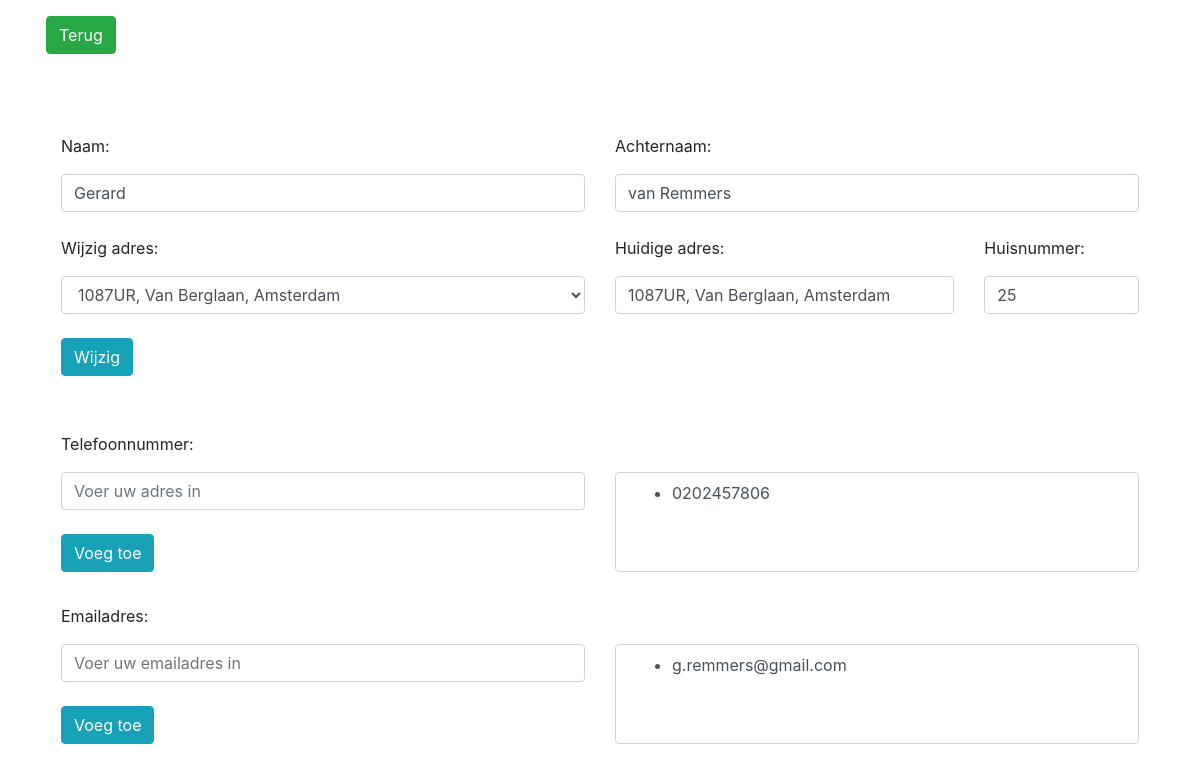
The page /update.php?id=3 on the database its author committed.
### tables this page shows
CREATE TABLE `lid` (
  `id` int(10) UNSIGNED NOT NULL,
  `naam` varchar(128) DEFAULT NULL,
  `achternaam` varchar(128) DEFAULT NULL,
  `postcode` char(6) DEFAULT NULL,
  `huisnummer` varchar(5) DEFAULT NULL
);

CREATE TABLE `postcode` (
  `postcode` char(6) NOT NULL,
  `adres` varchar(128) DEFAULT NULL,
  `woonplaats` varchar(128) DEFAULT NULL
);

CREATE TABLE `telefoonnummer` (
  `lid_id` int(10) UNSIGNED DEFAULT NULL,
  `telefoonnummer` char(10) NOT NULL
);

CREATE TABLE `email` (
  `lid_id` int(10) UNSIGNED DEFAULT NULL,
  `email` varchar(255) NOT NULL
);

### update.php (the view, shortened to what this page needs)
<?php
require_once dirname(__FILE__) . '/includes/config.php';
$lid_id = htmlspecialchars($_GET["id"]);
$query = "SELECT l.id, l.naam, l.achternaam, l.postcode, l.huisnummer, p.adres, p.woonplaats FROM lid l
-- Join postcode
JOIN postcode p ON l.postcode = p.postcode
WHERE l.id = $lid_id";
$result = $con->query($query);
$rows = $result->fetch_all(MYSQLI_ASSOC);
foreach ($rows as $row) {
?>
<!DOCTYPE html>
<html lang="en">
<head>
    <link rel="stylesheet" href="https://maxcdn.bootstrapcdn.com/bootstrap/4.5.2/css/bootstrap.min.css">
    <link rel="stylesheet" href="css/style.css">
</head>
<body>
<div class="container p-3">
    <a href="ledenlijst.php">
        <button type="button" class="btn btn-success">Terug</button>
    </a>
</div>
<br><br>
    <div class="container">
        <form action="update.php" method="POST" style="padding: 1em;">
            <div class="row">
                <div class="col">
                <p>Naam:</p>
                <input type="text" class="form-control" name="naam" value="<?php echo $row['naam'];?>">
                </div>
                <div class="col">
                <p>Achternaam:</p>
                <input type="text" class="form-control" placeholder="Voer uw achternaam in" name="achternaam" value="<?php echo $row['achternaam'];?>">
                </div>
            </div>
        <br>
            <div class="row">
                <div class="col">
                <p>Wijzig adres:</p>
                <select class="form-control" name="" id="">
                    <option value=""><?php echo $row['postcode'] . ', ' . $row['adres'] . ', ' . $row['woonplaats'];;?></option>
                </select>
                </div>
                <div class="col">
                    <div class="row">
                        <div class="col">
                        <p>Huidige adres:</p>
                        <input type="text" class="form-control" placeholder="Voer uw achternaam in" name="huisnummer" value="<?php echo $row['postcode'] . ', ' . $row['adres'] . ', '. $row['woonplaats'] ;?>">
                        </div>
                        <div class="col-sm-4">
                        <p>Huisnummer:</p>
                        <input type="text" class="form-control" placeholder="Voer uw achternaam in" name="huisnummer" value="<?php echo $row['huisnummer'];?>">
                        </div>
                    </div>
                </div>
            </div>
            <br>
            <button type="submit" class="btn btn-info">Wijzig</button>
        </form>
        <form action="update.php" method="POST" style="padding: 1em;">
        <?php
        $query2 = "SELECT telefoonnummer FROM telefoonnummer WHERE lid_id ='$lid_id'";
        $result2 = $con->query($query2);
        $rows2 = $result2->fetch_all(MYSQLI_ASSOC);
        ?>
            <br>
            <div class="row">
                <div class="col">
                    <p>Telefoonnummer:</p>
                    <input type="text" class="form-control" placeholder="Voer uw adres in" name="telefoonnummer"> <br>
                    <button type="submit" class="btn btn-info" name="add_phone">Voeg toe</button>
                </div>
                <div class="col">
                    <div class="sub-container pl-3 pt-2">
                        <?php  foreach ($rows2 as $row) {?>
                            <?php echo "<ul><li>".$row["telefoonnummer"] . "</li></ul>";
                            ?>
                        <?php } ?>
                    </div>
                </div>
            </div>
        </form>
        <form action="update.php" method="POST" style="padding: 1em;">
        <?php
        $query3 = "SELECT email FROM email WHERE lid_id ='$lid_id'";
        $result3 = $con->query($query3);
        $rows3 = $result3->fetch_all(MYSQLI_ASSOC);
        ?>
            <div class="row">
                <div class="col">
                    <p>Emailadres:</p>
                    <input type="text" class="form-control" placeholder="Voer uw emailadres in" name="email"> <br>
                    <button type="submit" class="btn btn-info" name="add_email">Voeg toe</button>
                </div>
                <div class="col">
                    <div class="sub-container pl-3 pt-2">
                        <?php foreach ($rows3 as $row) {?>
                            <?php echo "<ul><li>". $row["email"] . "</li></ul>";?>
                        <?php } ?>
                    </div>
                </div>
            </div>
            <br>
        </form>
    </div>
</body>
</html>
<?php
    }
?>

### css/style.css (style rules this page uses)
.sub-container { display: block; border: solid 1px #ced4da; height: 6.25em; width: 100%; border-radius: 0.25rem; margin-top: 2.5em; padding: 0.375rem 0.75rem; font-size: 1rem; font-weight: 400; line-height: 1.5; color: #495057; background-color: #fff; background-clip: padding-box; border: 1px solid #ced4da; border-radius: 0.25rem; transition: border-color 0.15s ease-in-out, box-shadow 0.15s ease-in-out; overflow: auto; }

### rows shown on the page
lid: naam "Gerard", achternaam "van Remmers", postcode "1087UR, Van Berglaan, Amsterdam", huisnummer "1087UR, Van Berglaan, Amsterdam", huisnummer "25"
telefoonnummer: telefoonnummer "0202457806"
email: email "g.remmers@gmail.com"
